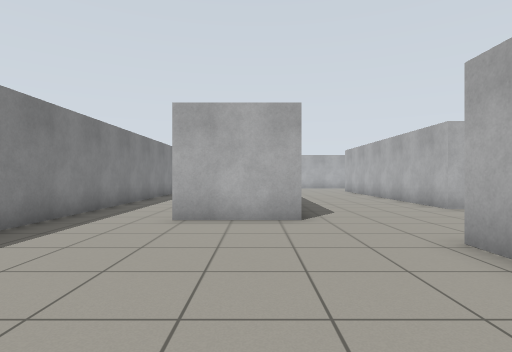
[1] (above)

18 first-person views from a walk through a Gazebo world. The camera is 0.94 m above the floor, looks level and sees 80° across. The floor is counted in squares, 1 m on a side. Each view is taken from the middle of a square. On the plan, view 1 faces up. The plan holds only what a view shows up to about 11 squares ahead; the rest is blank.

[2]
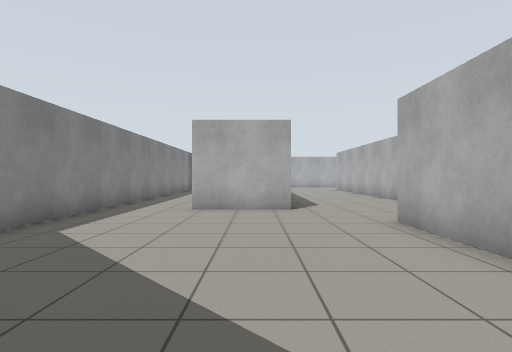

[3]
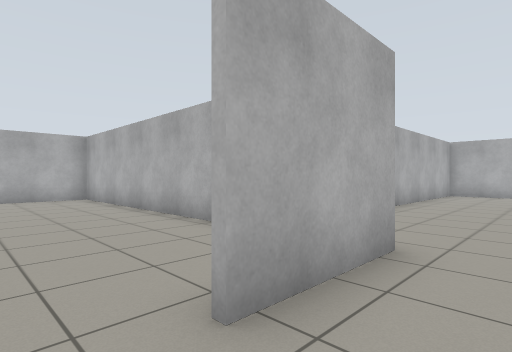

[4]
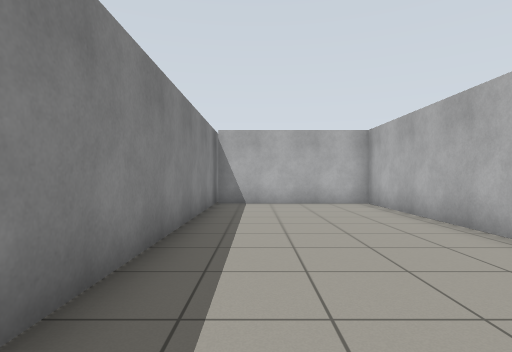

[5]
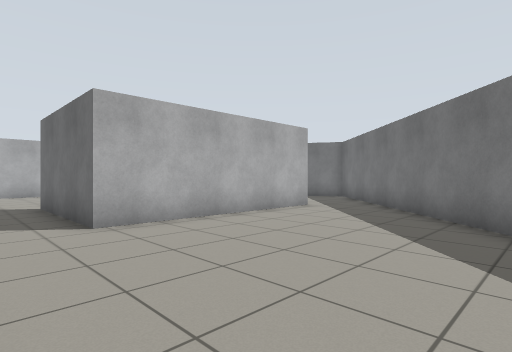

[6]
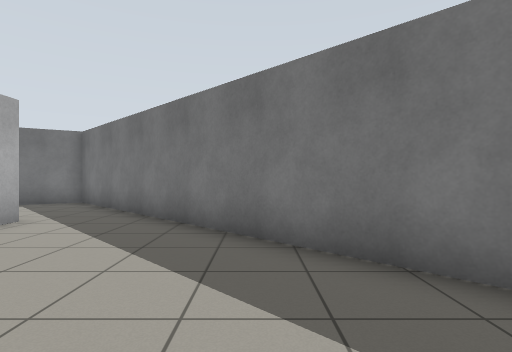

[7]
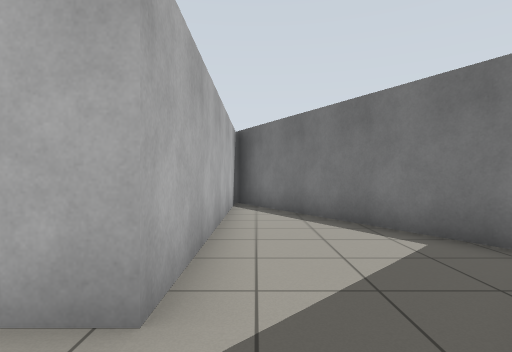

[8]
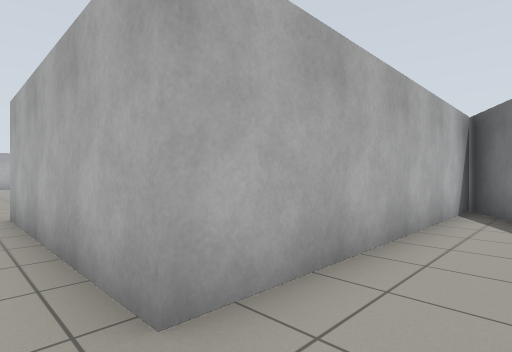

[9]
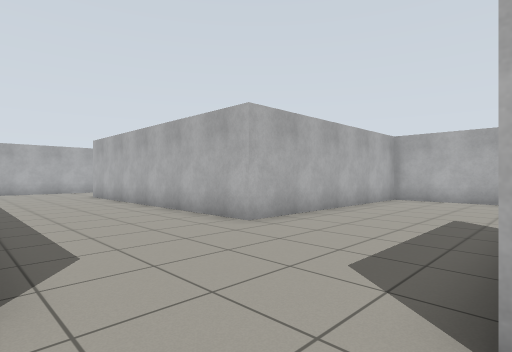

[10]
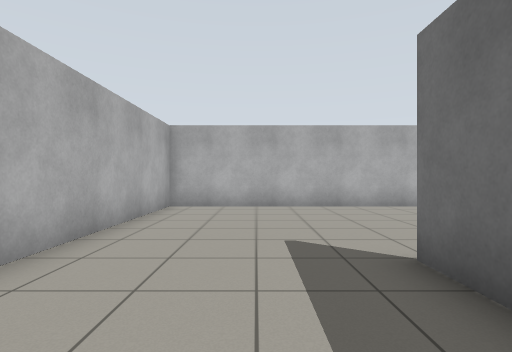

[11]
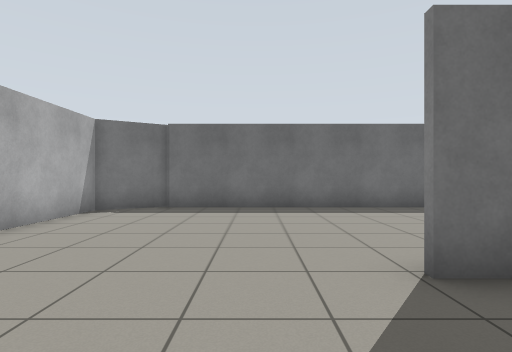

[12]
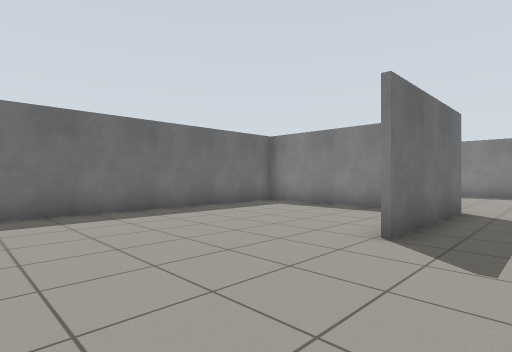

[13]
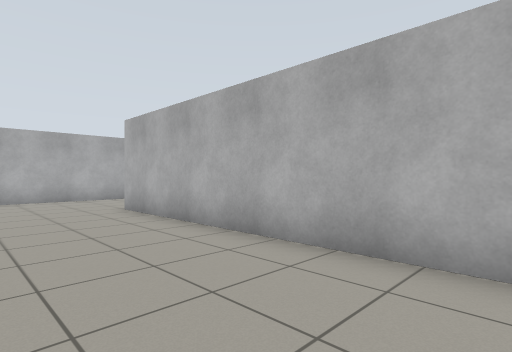

[14]
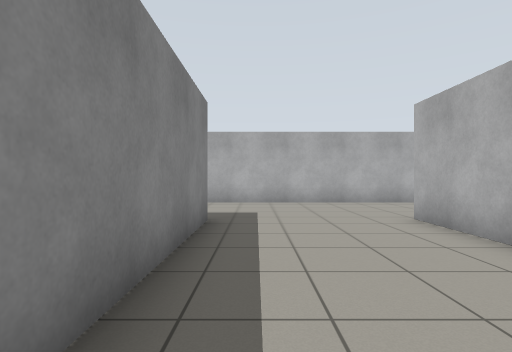

[15]
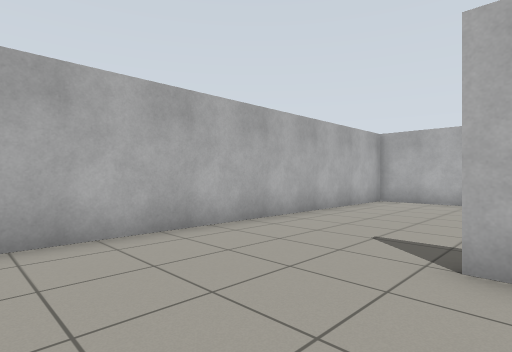

[16]
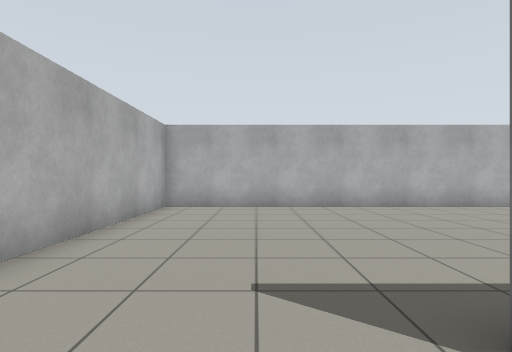

[17]
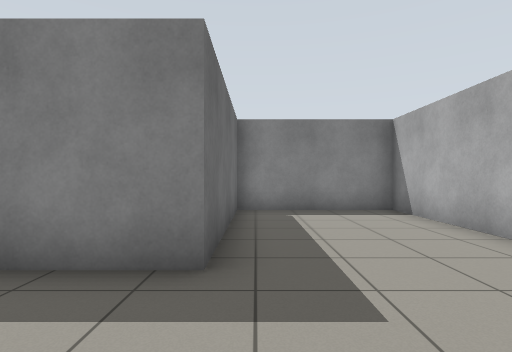

[18]
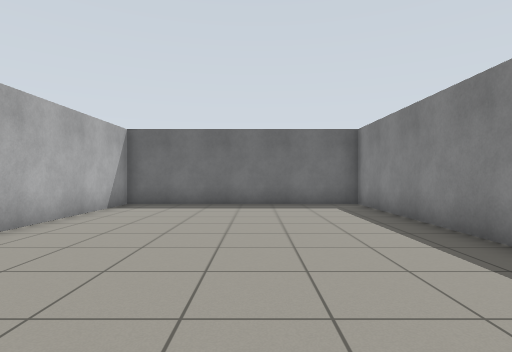

### Floor plan
Points are (right, up) in squares from view 1. A wall is a line through its corners. A room is listed if a view was taken in it or the views show most of it. See-through windows are left out.
Room 1 (views 1, 2, 3, 4, 5, 6, 7, 8, 9)
walls: (1, 6.5) (-1.9, 6.5); (0.8, 10.1) (0.8, 18.3) (-4.4, 18.3) (-4.4, 3.1); (-4.1, 1.5) (4.1, -6.7) (10.8, -2.8); (11.6, -2.3) (2.9, -2.3) (2.9, 4.2)
ways out: opening at (2, 5.7) to room 2
Room 2 (views 10, 11, 12, 13, 14, 15, 16, 17, 18)
walls: (5.6, 15) (5.6, 8.8) (13.3, 8.8) (13.3, 22.8) (-4.4, 22.8) (-4.4, 18.4); (2.9, 4.2) (7.5, 4.2); (3, 2.3) (3, -0.6); (-4, 18.5) (1, 18.5) (1, 13.1); (3.9, -2.1) (11.6, -2.1); (10.8, -2.8) (13.3, -1.4) (13.3, 8.7) (5.5, 8.7) (5.5, 18.8)
ways out: opening at (2, 5.7) to room 1

Where each view was taken, in squares from view 1:
view 1: 0 up, 0 right, facing up
view 2: 2 down, 0 right, facing up
view 3: 5 up, 3 left, facing up-right
view 4: 8 up, 3 left, facing up
view 5: 6 up, 3 left, facing down-right
view 6: 4 up, 2 left, facing down
view 7: 3 down, 1 right, facing right
view 8: 4 down, 2 right, facing up-right
view 9: 4 up, 1 right, facing up-right
view 10: 6 up, 4 right, facing right
view 11: 7 up, 9 right, facing down
view 12: 6 up, 12 right, facing down-left
view 13: 10 up, 2 right, facing up-right
view 14: 12 up, 2 right, facing up
view 15: 18 up, 2 right, facing up-right
view 16: 20 up, 4 right, facing right
view 17: 19 up, 4 right, facing left
view 18: 19 up, 9 right, facing down
